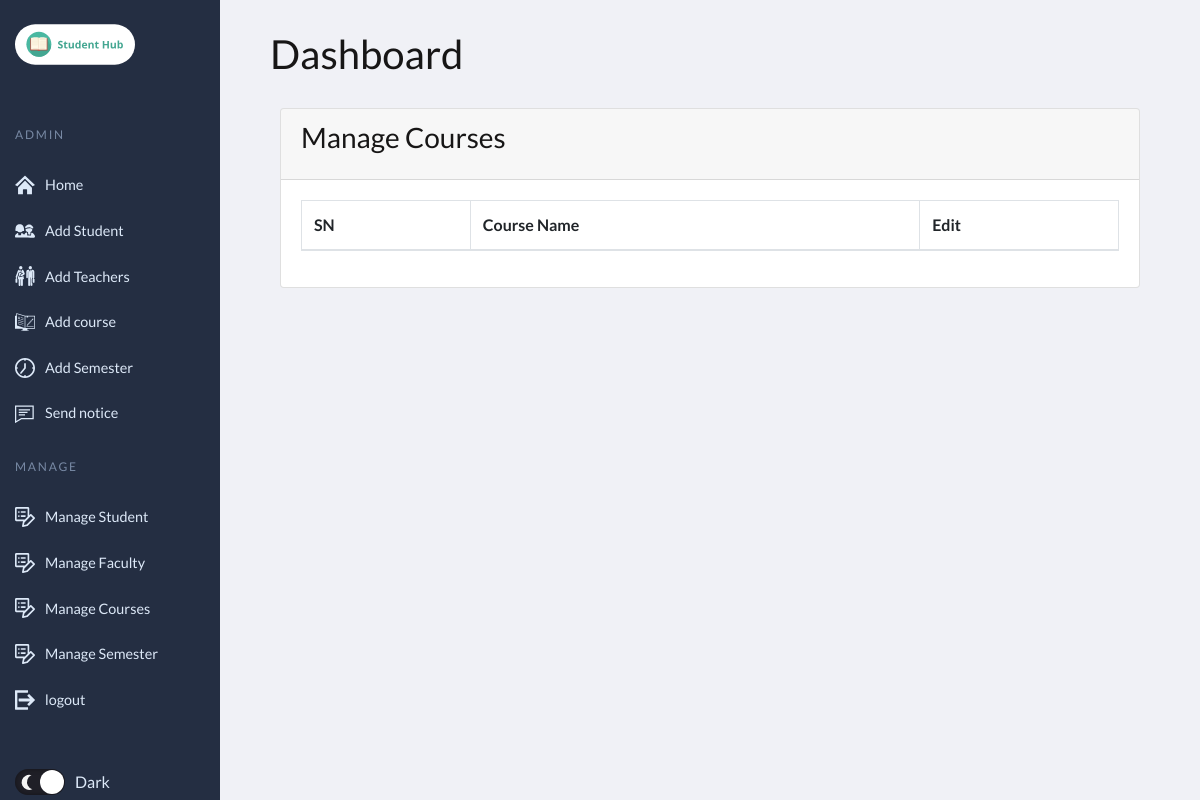
Before: /home/manage_course/ with the older database file.
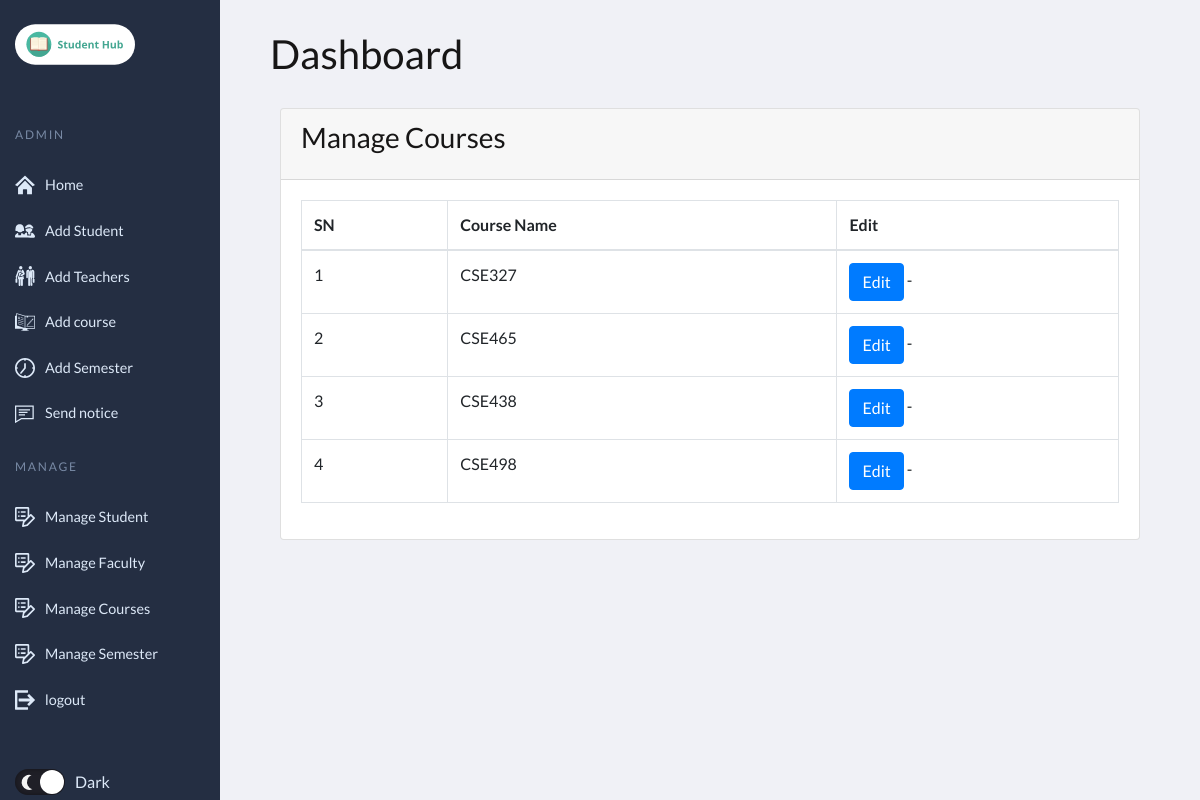
After: the same page with the newer database file.
### student_management_app/models.py (models this page shows, shortened)
class Course(models.Model):
    name = models.CharField(max_length=120)
    created_at = models.DateTimeField(auto_now_add=True)
    updated_at = models.DateTimeField(auto_now=True)

### student_management_app/adminviews.py (the view)
# urls.py: path('manage_course/',adminviews.manage_course,name='manage_course'),
def manage_course(request):
    courses = Course.objects.all()
    context = {
        'courses': courses,
        'page_title': 'Manage Courses'
    }
    return render(request, "manage_course.html", context)

### student_management_app/templates/manage_course.html (shortened to what this page needs)
{% extends 'base2.html' %}
{% load static %}
{% block body_block %}
<section class="content">
    <div class="container-fluid">
        <div class="row">
            <div class="col-md-12">
                <div class="card">
                    <div class="card-header">
                        <h3 class="card-title">{{page_title}}</h3>
                    </div>
                    <div class="card-body">
                        <table id="example2" class="table table-bordered table-hover">
                            <thead>
                                <tr>
                                    <th>SN</th>
                                    <th>Course Name</th>
                                    <th>Edit</th>
                                </tr>
                            </thead>
                            <tbody>
                                {% for course in courses %}
                                <tr>
                                    <td>{{ forloop.counter }}</td>
                                    <td>{{course.name}}</td>
                                    <td>
                                        <a href="{% url 'student_app:edit_course' course.id %}" class="btn btn-primary">Edit</a> -
                                    </td>
                                </tr>
                                {% endfor %}
                            </tbody>
                        </table>
                    </div>
                </div>
            </div>
        </div>
    </div>
</section>
{% endblock %}

Changed rows visible on the page:
added Course: name "CSE327"
added Course: name "CSE465"
added Course: name "CSE438"
added Course: name "CSE498"
